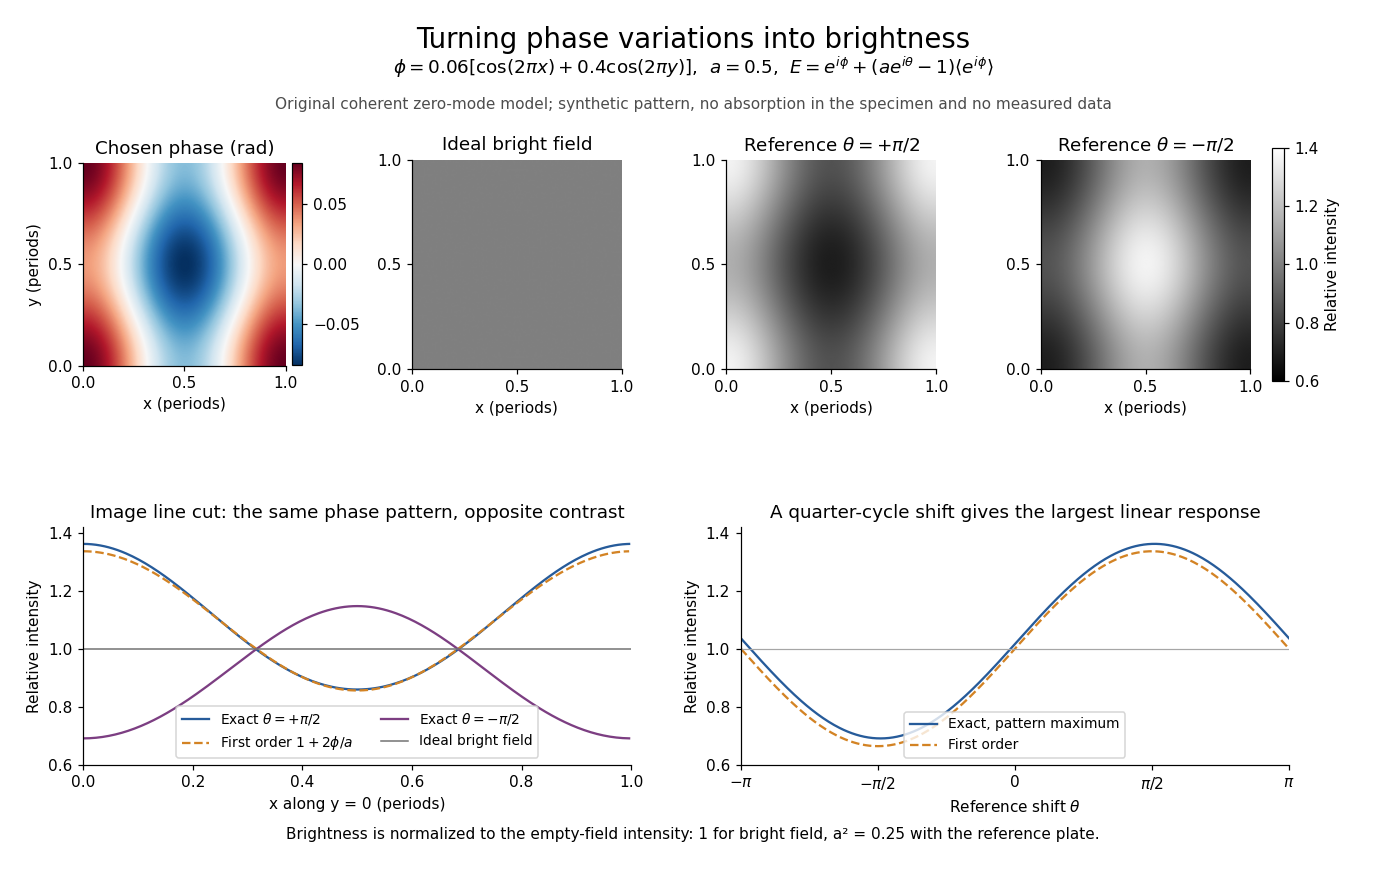

Reproduce this figure in Python.
"""Original zero-mode phase-contrast calculation; PNG is written to the CWD.

Periodic, lossless, coherent specimen; only the zero Fourier coefficient is
changed. This is not an annular-instrument simulation or historical data.
Tested with Python 3.14, matplotlib 3.10 and numpy 2.3.
"""
from pathlib import Path

import matplotlib

matplotlib.use("Agg")
import matplotlib.pyplot as plt
import numpy as np


def model(n=256, alpha=.5):
    x = np.arange(n)/n
    xx, yy = np.meshgrid(x, x)
    phase = .06*(np.cos(2*np.pi*xx)+.4*np.cos(2*np.pi*yy))
    field = np.exp(1j*phase)
    c0 = field.mean()
    image = lambda theta: abs(field+(alpha*np.exp(1j*theta)-1)*c0)**2
    return x, phase, field, c0, image


def main():
    alpha = .5
    x, phase, field, c0, image = model(alpha=alpha)
    bright = abs(field)**2
    plus, minus = image(np.pi/2), image(-np.pi/2)
    assert np.max(abs(bright-1)) < 1e-14
    assert np.max(abs(phase)) <= .084000000001
    expected_mean = 1-(1-alpha**2)*abs(c0)**2
    assert abs(plus.mean()-expected_mean) < 1e-14
    assert abs(minus.mean()-expected_mean) < 1e-14
    plt.rcParams.update({"font.size": 10, "axes.spines.top": False,
                         "axes.spines.right": False})
    fig = plt.figure(figsize=(12.6, 7.9), facecolor="white")
    gs = fig.add_gridspec(2, 4, left=.06, right=.93, bottom=.12, top=.83,
                         height_ratios=[1, 1.02], hspace=.62, wspace=.50)
    axes = [fig.add_subplot(gs[0, j]) for j in range(4)]
    pm = axes[0].imshow(phase, origin="lower", extent=(0, 1, 0, 1),
                        cmap="RdBu_r", vmin=-.084, vmax=.084)
    fig.colorbar(pm, ax=axes[0], fraction=.046, pad=.03)
    axes[0].set_title("Chosen phase (rad)")
    for ax, data, title in zip(axes[1:], [bright, plus/alpha**2, minus/alpha**2],
                               ["Ideal bright field", r"Reference $\theta=+\pi/2$", r"Reference $\theta=-\pi/2$"]):
        im = ax.imshow(data, origin="lower", extent=(0, 1, 0, 1),
                       cmap="gray", vmin=.6, vmax=1.4)
        ax.set_title(title)
    fig.colorbar(im, ax=axes[1:], fraction=.019, pad=.025, label="Relative intensity")
    for j, ax in enumerate(axes):
        ax.set(xlabel="x (periods)", ylabel="y (periods)" if j == 0 else "",
               xticks=[0, .5, 1], yticks=[0, .5, 1])

    cut = fig.add_subplot(gs[1, :2])
    cut.plot(x, plus[0]/alpha**2, color="#265b9a", label=r"Exact $\theta=+\pi/2$")
    cut.plot(x, 1+2*phase[0]/alpha, "--", color="#d38324", label=r"First order $1+2\phi/a$")
    cut.plot(x, minus[0]/alpha**2, color="#7c3e82", label=r"Exact $\theta=-\pi/2$")
    cut.axhline(1, color=".45", lw=1, label="Ideal bright field")
    cut.set(xlabel="x along y = 0 (periods)", ylabel="Relative intensity", xlim=(0, 1), ylim=(.6, 1.42))
    cut.set_title("Image line cut: the same phase pattern, opposite contrast")
    cut.legend(fontsize=9, loc="lower center", ncol=2)

    response = fig.add_subplot(gs[1, 2:])
    theta = np.linspace(-np.pi, np.pi, 401)
    exact = abs(field[0, 0]+(alpha*np.exp(1j*theta)-1)*c0)**2/alpha**2
    response.plot(theta, exact, color="#265b9a", label="Exact, pattern maximum")
    response.plot(theta, 1+2*.084*np.sin(theta)/alpha, "--", color="#d38324", label="First order")
    response.axhline(1, color=".65", lw=.8)
    response.set(xlabel=r"Reference shift $\theta$", ylabel="Relative intensity", xlim=(-np.pi, np.pi), ylim=(.6, 1.42))
    response.set_xticks([-np.pi, -np.pi/2, 0, np.pi/2, np.pi],
                        [r"$-\pi$", r"$-\pi/2$", "0", r"$\pi/2$", r"$\pi$"])
    response.set_title("A quarter-cycle shift gives the largest linear response")
    response.legend(fontsize=9, loc="lower center")
    fig.suptitle("Turning phase variations into brightness", fontsize=18, y=.97)
    fig.text(.5, .915, r"$\phi=0.06[\cos(2\pi x)+0.4\cos(2\pi y)]$,  $a=0.5$,  $E=e^{i\phi}+(ae^{i\theta}-1)\langle e^{i\phi}\rangle$",
             ha="center", fontsize=12)
    fig.text(.5, .875, "Original coherent zero-mode model; synthetic pattern, no absorption in the specimen and no measured data",
             ha="center", color=".3", fontsize=10)
    fig.text(.5, .035, "Brightness is normalized to the empty-field intensity: 1 for bright field, a² = 0.25 with the reference plate.",
             ha="center", fontsize=10)
    fig.savefig(Path.cwd() / (Path(__file__).stem + ".png"), dpi=110, facecolor="white")
    plt.close(fig)


if __name__ == "__main__":
    main()
